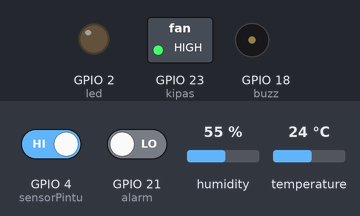
Bench run of a sketch on a simulated ESP32. Parts: switched loads named in the sketch (green lamp = pin HIGH), output pins drawn as LEDs (lit = HIGH), buzzer (waves = sounding, pin HIGH). Inputs (shaded band) come from the test bench; at power-on: GPIO 4 (sensorPintu) HIGH, temperature 24 °C, GPIO 21 (alarm) LOW, humidity 55 %. WiFi joins after 1.5 s; servers stay silent unless stated.

Above: at 3.0 s.
3.1 s: GPIO 4 (sensorPintu) driven LOW
At 3.9 s:
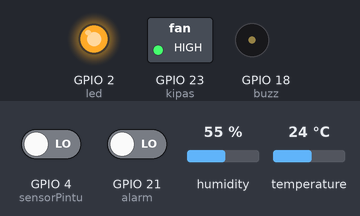
4.8 s: temperature set to 26 °C
7.0 s: temperature set to 29 °C
At 8.9 s:
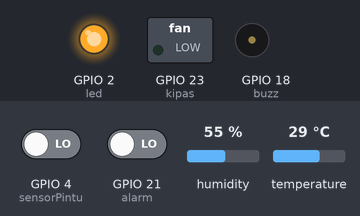
9.4 s: GPIO 21 (alarm) driven HIGH
At 10.1 s:
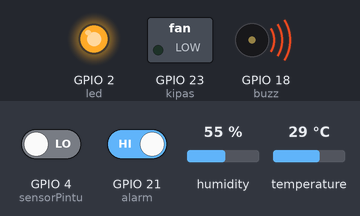
10.9 s: temperature set to 12 °C
At 12.6 s:
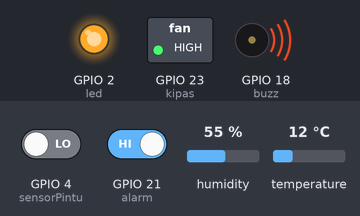
13.4 s: temperature set to 28 °C
At 15.0 s:
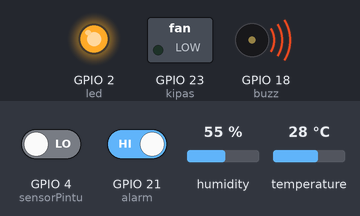
Timing chart, 0 to 16.4 s (numbered marks = the images above; inputs shaded):
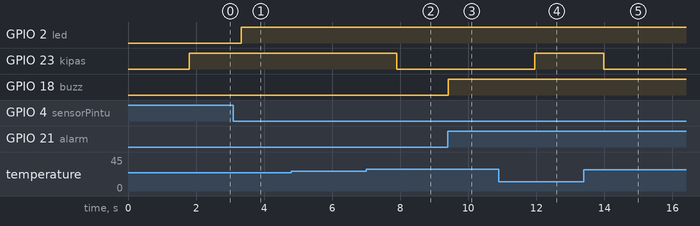

The sketch:

ESP32.ino
```cpp
#include "DHT.h"
#include <BlynkSimpleEsp32.h>

//ESP32 PIN
#define sensorSuhu 5
#define kipas 23
#define sensorPintu 4
#define led 2
#define buzz 18
#define alarm 21

//Blynk Virtual PIN
#define blynk_tmpt V1
#define lcd_pin V2

//Inisiasi LCD pada Blynk
WidgetLCD lcd(lcd_pin);

//Konfigurasi Token Blynk, dan Jaringan WiFi
char auth[]="KWt6YDepcUpaQnigGsX9GT2bC_hHV49s";
char ssid[]="MSI_173";
char pass[]="123456789";

//Konfigurasi Sensor DHT11
#define tipeSensor DHT11
DHT dht(sensorSuhu, tipeSensor);

bool state;
bool alert;
bool stateChange;
String doorState;

void setup() {
  Serial.begin(115200);

  //Inisiasi Blynk
  Blynk.begin(auth, ssid, pass);

  //Mode Alarm
  pinMode(alarm, INPUT);

  //Door Sensor
  pinMode(sensorPintu, INPUT_PULLUP);
  stateChange = 0;

  //LED pada ESP32
  pinMode(led, OUTPUT);

  //Buzzer
  pinMode(buzz, OUTPUT);

  //Kipas
  pinMode(kipas,OUTPUT);
  digitalWrite(kipas,1);

  //Inisiasi DHT11
  dht.begin();
}

void loop() {
  //Menjalankan Blynk
  Blynk.run();

  //Membaca Kondisi Pintu
  state = digitalRead(sensorPintu);

  //Membaca Mode Alarm
  alert = digitalRead(alarm);

  //Membaca Perubahan Kondisi Pintu
  if(stateChange != state) {
    lcd.clear();
    stateChange = state;
  }

  //Membaca Kondisi Pintu
  if(state) {
      doorState = "Pintu Tertutup";
    } else {
      doorState = "Pintu Terbuka";
    }

  //Print Kondisi Pintu Pada LCD Blynk
  lcd.print(0, 0, doorState);

  //Kondisi Alarm Saat Menyala
  if(alert == HIGH){
    if(state) {
      digitalWrite(buzz, LOW);
    } else {
      digitalWrite(buzz, HIGH);
    }
  }

  //Menyalakan LED Pada ESP32
  digitalWrite(led, !state);

  //Membaca Temperatur Ruangan
  float suhuC = dht.readTemperature();

  //Menampilkan Suhu Pada Blynk
  Blynk.virtualWrite(blynk_tmpt, suhuC);

  //Kondisi Kipas Menyala
  if (suhuC>=28){
    digitalWrite(kipas, 0);
  }else if (suhuC<= 25) {
    digitalWrite(kipas, 1);
  }

  delay(500);
}
```

Measured:
- the behaviour switches between 27 and 28 °C on temperature (found by bisection; images 1 and 2)
- after the input at 3.1 s, GPIO 2 (led): LOW → HIGH after 0.23 s
- after the input at 4.8 s, every drawn part: stays the same
- after the input at 7.0 s, GPIO 23 (kipas): HIGH → LOW after 0.90 s
- after the input at 9.4 s, GPIO 18 (buzz): LOW → HIGH at once
- after the input at 10.9 s, GPIO 23 (kipas): LOW → HIGH after 1.1 s
- after the input at 13.4 s, GPIO 23 (kipas): HIGH → LOW after 0.58 s
